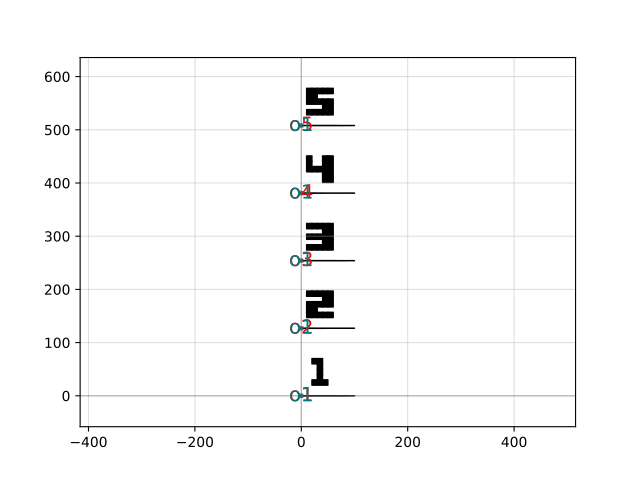

Source code (Python):
import gdsfactory as gf

c = gf.components.edge_coupler_array(n=5, pitch=127.0, h_mirror=False, v_mirror=False, text_offset=(10, 20))
c.plot()
